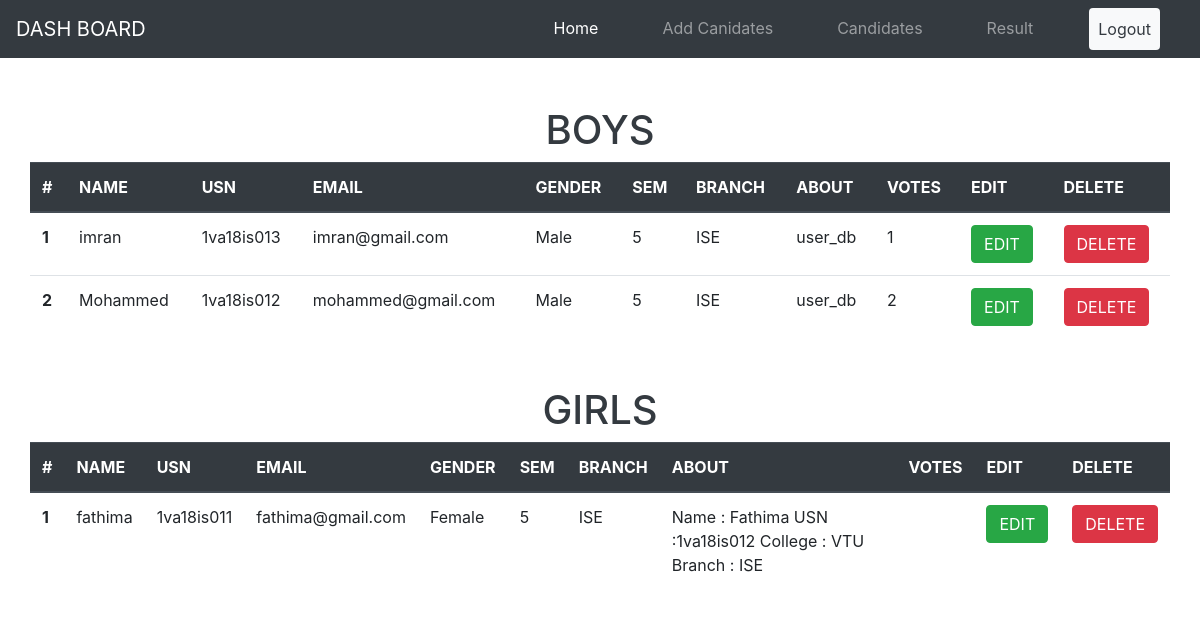
/admin/candidatesList.php (signed in), run on the app's committed database.
### tables this page shows
CREATE TABLE `male_candidates_db` (
  `candidate_id_m` int(11) NOT NULL,
  `candidate_name_m` varchar(255) NOT NULL,
  `candidate_usn_m` varchar(255) NOT NULL,
  `candidate_email_m` varchar(255) NOT NULL,
  `candidate_gender_m` varchar(255) NOT NULL,
  `candidate_sem_m` varchar(255) NOT NULL,
  `candidate_branch_m` varchar(255) NOT NULL,
  `candidate_about_m` varchar(255) NOT NULL,
  `candidate_votes_m` varchar(255) NOT NULL,
  `datetime` datetime NOT NULL DEFAULT current_timestamp()
);

CREATE TABLE `female_candidates_db` (
  `candidate_id_f` int(11) NOT NULL,
  `candidate_name_f` varchar(255) NOT NULL,
  `candidate_usn_f` varchar(255) NOT NULL,
  `candidate_email_f` varchar(255) NOT NULL,
  `candidate_gender_f` varchar(255) NOT NULL,
  `candidate_sem_f` varchar(255) NOT NULL,
  `candidate_branch_f` varchar(255) NOT NULL,
  `candidate_about_f` varchar(255) NOT NULL,
  `candidate_vote_f` varchar(255) NOT NULL,
  `datetime` datetime DEFAULT current_timestamp()
);

### admin/candidatesList.php (the view, shortened to what this page needs)
<!doctype html>
<html lang="en">
<head>
    <link rel="stylesheet" href="https://cdn.jsdelivr.net/npm/bootstrap@4.5.3/dist/css/bootstrap.min.css"
>
</head>
<body>
    <?php
  include '_dbconnect.php';       ?>
    <?php
include '_admin_header.php';       ?>
        <div class="container-fluid mt-4 pt-4">
<div class="container-fluid">
<table class="table table-responsive-sm  table-responsive-md ">
  <thead class="thead-dark">
  <h1 class="text-dark text-center">BOYS</h1>
    <tr>
      <th scope="col">#</th>
      <th scope="col">NAME</th>
      <th scope="col">USN</th>
      <th scope="col">EMAIL</th>
      <th scope="col">GENDER</th>
      <th scope="col">SEM</th>
      <th scope="col">BRANCH</th>
      <th scope="col" >ABOUT</th>
      <th scope="col">VOTES</th>
      <th scope="col">EDIT</th>
      <th scope="col">DELETE</th>
    </tr>
  </thead>
  <tbody>
  <?php
$sql = "SELECT * FROM `male_candidates_db`";
$result = mysqli_query($conn ,$sql);
$count=0;
while($row = mysqli_fetch_assoc($result)){
    $candidate_name_m=$row['candidate_name_m'];
    $candidate_usn_m=$row['candidate_usn_m'];
    $candidate_email_m=$row['candidate_email_m'];
    $candidate_sem_m=$row['candidate_sem_m'];
    $candidate_gender_m=$row['candidate_gender_m'];
    $candidate_branch_m=$row['candidate_branch_m'];
    $candidate_about_m=$row['candidate_about_m'];
    $candidate_vote_m=$row['candidate_votes_m'];
    $count++;
    echo'<tr>
      <th scope="row">'.$count.'</th>
      <td>'.$candidate_name_m.'</td>
      <td>'.$candidate_usn_m.'</td>
      <td>'.$candidate_email_m.'</td>
      <td>'.$candidate_gender_m.'</td>
      <td>'.$candidate_sem_m.'</td>
      <td>'.$candidate_branch_m.'</td>
      <td>'.$candidate_about_m.'</td>
      <td>'.$candidate_vote_m.'</td>
      <td><a class="btn btn-success">EDIT</a></td>
      <td><a class="btn btn-danger">DELETE</a></td>
    </tr>';}
    ?>
  </tbody>
</table>
    </div>
</div>
<div class="container-fluid mt-4 pt-4">
<div class="container-fluid">
<table class="table table-responsive-sm  table-responsive-md ">
  <thead class="thead-dark">
  <h1 class="text-dark text-center">GIRLS</h1>
    <tr>
      <th scope="col">#</th>
      <th scope="col">NAME</th>
      <th scope="col">USN</th>
      <th scope="col">EMAIL</th>
      <th scope="col">GENDER</th>
      <th scope="col">SEM</th>
      <th scope="col">BRANCH</th>
      <th scope="col" >ABOUT</th>
      <th scope="col">VOTES</th>
      <th scope="col">EDIT</th>
      <th scope="col">DELETE</th>
    </tr>
  </thead>
  <tbody>
  <?php
$sql = "SELECT * FROM `female_candidates_db`";
$result = mysqli_query($conn ,$sql);
$count=0;
while($row = mysqli_fetch_assoc($result)){
    $candidate_id_f=$row['candidate_id_f'];
    $candidate_name_f=$row['candidate_name_f'];
    $candidate_usn_f=$row['candidate_usn_f'];
    $candidate_email_f=$row['candidate_email_f'];
    $candidate_sem_f=$row['candidate_sem_f'];
    $candidate_gender_f=$row['candidate_gender_f'];
    $candidate_branch_f=$row['candidate_branch_f'];
    $candidate_about_f=$row['candidate_about_f'];
    $candidate_vote_f=$row['candidate_vote_f'];
    $count++;
    echo'<tr>
      <th scope="row">'.$count.'</th>
      <td>'.$candidate_name_f.'</td>
      <td>'.$candidate_usn_f.'</td>
      <td>'.$candidate_email_f.'</td>
      <td>'.$candidate_gender_f.'</td>
      <td>'.$candidate_sem_f.'</td>
      <td>'.$candidate_branch_f.'</td>
      <td>'.$candidate_about_f.'</td>
      <td>'.$candidate_vote_f.'</td>
      <td><a class="btn btn-success">EDIT</a></td>
      <td><a class="btn btn-danger" href="_deleteCandidate.php?id='.$candidate_id_f.'">DELETE</a></td>
    </tr>';}
    ?>
  </tbody>
</table>
    </div>
</div>
</body>
</html>

### admin/_admin_header.php (shortened to what this page needs)
<nav class="navbar navbar-expand-lg navbar-dark bg-dark">
    <a class="navbar-brand" href="#">DASH BOARD</a>
    <div class="collapse navbar-collapse" id="navbarSupportedContent">
        <ul class="navbar-nav ml-auto">
            <li class="nav-item active ml-4  pr-4">
                <a class="nav-link" href="/rvoting/admin/dashboard.php">Home <span class="sr-only">(current)</span></a>
            </li>
            <li class="nav-item   ml-4  pr-4">
                <a class="nav-link" href="add_new_candidates.php">Add Canidates</a>
            </li>
            <li class="nav-item  ml-4  pr-4">
                <a class="nav-link" href="candidatesList.php">Candidates</a>
            </li>
            <li class="nav-item  ml-4  pr-4">
                <a class="nav-link" href="#">Result</a>
            </li>
            <li class="nav-item  ml-4  pr-4">
                <a class="nav-link btn text-dark bg-light" href="_handle_admin_logout.php">Logout</a>
            </li>
        </ul>
    </div>
</nav>

### admin/candidatesList.php (style rules this page uses)
* { margin: 0; padding: 0; box-sizing: border-box; }

### data on the page
male_candidates_db: candidate_name_m "imran", candidate_usn_m "1va18is013", candidate_email_m "imran@gmail.com", candidate_gender_m "Male", candidate_sem_m "5", candidate_branch_m "ISE", candidate_about_m "user_db", candidate_votes_m "1"
male_candidates_db: candidate_name_m "Mohammed", candidate_usn_m "1va18is012", candidate_email_m "mohammed@gmail.com", candidate_gender_m "Male", candidate_sem_m "5", candidate_branch_m "ISE", candidate_about_m "user_db", candidate_votes_m "2"
female_candidates_db: candidate_name_f "fathima", candidate_usn_f "1va18is011", candidate_email_f "fathima@gmail.com", candidate_gender_f "Female", candidate_sem_f "5", candidate_branch_f "ISE", candidate_about_f "Name : Fathima USN :1va18is012 College : VTU Branch : ISE"
